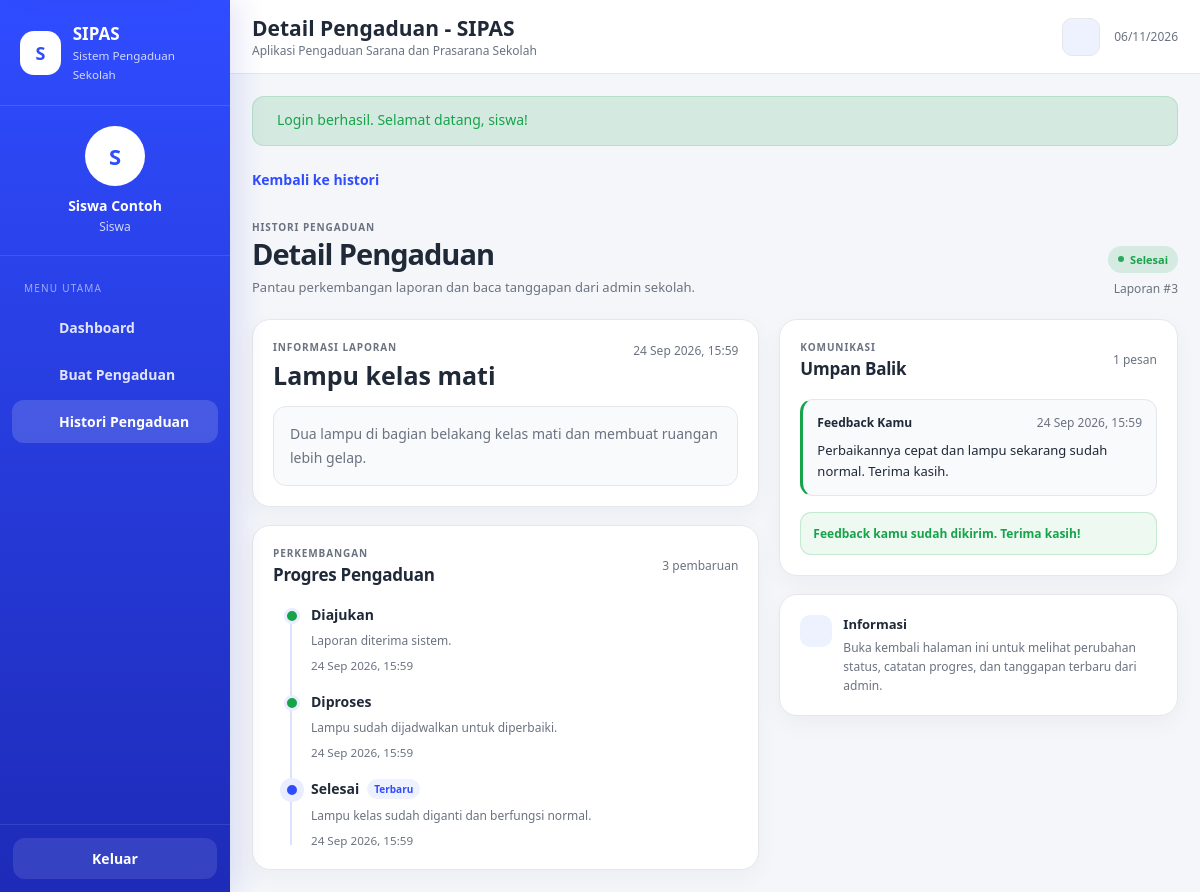
Screenshot of /index.php?page=siswa-detail&id=3 (signed in) with the database file from the repository.
### tables this page shows
CREATE TABLE `pengaduan` (
  `id_pengaduan` int(10) UNSIGNED NOT NULL,
  `id_siswa` int(10) UNSIGNED NOT NULL,
  `judul_pengaduan` varchar(150) NOT NULL,
  `isi_pengaduan` text NOT NULL,
  `tanggal_pengaduan` datetime NOT NULL DEFAULT current_timestamp(),
  `status` enum('Diajukan','Diproses','Selesai','Ditolak') NOT NULL DEFAULT 'Diajukan'
);

CREATE TABLE `progres_pengaduan` (
  `id_progres` int(10) UNSIGNED NOT NULL,
  `id_pengaduan` int(10) UNSIGNED NOT NULL,
  `status_progres` varchar(100) NOT NULL,
  `keterangan` text DEFAULT NULL,
  `tanggal_progres` datetime NOT NULL DEFAULT current_timestamp()
);

CREATE TABLE `umpan_balik` (
  `id_feedback` int(10) UNSIGNED NOT NULL,
  `id_pengaduan` int(10) UNSIGNED NOT NULL,
  `pemberi` enum('admin','siswa') NOT NULL DEFAULT 'siswa',
  `isi_feedback` text NOT NULL,
  `tanggal_feedback` datetime NOT NULL DEFAULT current_timestamp()
);

### controllers/PengaduanController.php (called while the page is built, shortened)
<?php
class PengaduanController
{
    private $pengaduan;
    private $progres;
    private $feedback;
    public function __construct($db)
    {
        $this->pengaduan = new PengaduanModel($db);
        $this->progres = new ProgresModel($db);
        $this->feedback = new FeedbackModel($db);
    }
    public function siswaDetail() {
        $id = (int) ((isset($_GET['id']) ? $_GET['id'] : 0));
        $data = $this->pengaduan->findById($id);
        view('siswa/detail', [
            'pengaduan' => $data,
            'progres' => $this->progres->findByPengaduan($id),
            'feedbacks' => $this->feedback->listByPengaduan($id)
        ]);
    }
}

### models/PengaduanModel.php (called while the page is built, shortened)
<?php
class PengaduanModel
{
    private $db;
    public function __construct($db)
    {
        $this->db = $db;
    }
    public function findById($id)
    {
        $stmt = $this->db->prepare('SELECT p.*, s.nis, s.nama_siswa, s.kelas FROM pengaduan p INNER JOIN siswa s ON s.id_siswa = p.id_siswa WHERE p.id_pengaduan = ? LIMIT 1');
        $stmt->execute([$id]);
        $row = $stmt->fetch();
        return $row ?: null;
    }
}

### models/ProgresModel.php (called while the page is built, shortened)
<?php
class ProgresModel
{
    private $db;
    public function __construct($db)
    {
        $this->db = $db;
    }
    public function findByPengaduan($idPengaduan) {
        $stmt = $this->db->prepare('SELECT * FROM progres_pengaduan WHERE id_pengaduan = ? ORDER BY tanggal_progres ASC, id_progres ASC');
        $stmt->execute([$idPengaduan]);
        return $stmt->fetchAll();
    }
}

### models/FeedbackModel.php (called while the page is built, shortened)
<?php
class FeedbackModel
{
    private $db;
    public function __construct($db)
    {
        $this->db = $db;
    }
    public function listByPengaduan($idPengaduan)
    {
        $stmt = $this->db->prepare('SELECT * FROM umpan_balik WHERE id_pengaduan = ? ORDER BY tanggal_feedback ASC, id_feedback ASC');
        $stmt->execute([$idPengaduan]);
        return $stmt->fetchAll();
    }
}

### views/siswa/detail.php (the view, shortened to what this page needs)
<?php
$progres = isset($progres) && is_array($progres) ? $progres : [];
$feedbacks = isset($feedbacks) && is_array($feedbacks) ? $feedbacks : [];
$lastProgressIndex = count($progres) - 1;
$isSelesai = isset($pengaduan['status']) && $pengaduan['status'] === 'Selesai';
$idPengaduan = (int) $pengaduan['id_pengaduan'];
$sudahFeedbackSiswa = false;
foreach ($feedbacks as $feedback) {
    if (isset($feedback['pemberi']) && $feedback['pemberi'] === 'siswa') {
        $sudahFeedbackSiswa = true;
        break;
    }
}
require __DIR__ . '/../layout/header.php';
?>
<div class="detail-page">
    <a class="link page-back" href="index.php?page=histori">
        <span>Kembali ke histori</span>
    </a>
    <div class="detail-page-heading">
        <div>
            <div class="detail-eyebrow">HISTORI PENGADUAN</div>
            <h1>Detail Pengaduan</h1>
            <p>Pantau perkembangan laporan dan baca tanggapan dari admin sekolah.</p>
        </div>
        <div class="detail-heading-status">
            <?= statusBadge($pengaduan['status']) ?>
            <span class="small muted">Laporan #<?= $idPengaduan ?></span>
        </div>
    </div>
    <div class="detail-grid detail-grid-siswa">
        <div class="detail-stack">
            <section class="card">
                <div class="card-body">
                    <div class="detail-panel-heading">
                        <div>
                            <span class="detail-eyebrow">INFORMASI LAPORAN</span>
                            <h2 class="detail-title"><?= e($pengaduan['judul_pengaduan']) ?></h2>
                        </div>
                        <span class="small muted detail-date"><?= e(formatTanggal($pengaduan['tanggal_pengaduan'])) ?></span>
                    </div>
                    <div class="detail-description detail-report-content"><?= e($pengaduan['isi_pengaduan']) ?></div>
                </div>
            </section>
            <section class="card">
                <div class="card-body">
                    <div class="section-title detail-section-heading">
                        <div>
                            <span class="detail-eyebrow">PERKEMBANGAN</span>
                            <h3>Progres Pengaduan</h3>
                        </div>
                        <span class="small muted"><?= count($progres) ?> pembaruan</span>
                    </div>
                    <?php if (empty($progres)): ?>
                        <div class="detail-empty-state">Belum ada progres untuk laporan ini.</div>
                    <?php else: ?>
                        <div class="timeline" aria-label="Riwayat progres pengaduan">
                            <?php foreach ($progres as $index => $item): ?>
                                <?php
                                $statusProgres = isset($item['status_progres']) ? $item['status_progres'] : '';
                                $isLast = $index === $lastProgressIndex;
                                ?>
                                <article class="timeline-item <?= $isLast ? 'is-current' : 'is-complete' ?> <?= $statusProgres === 'Ditolak' ? 'is-rejected' : '' ?>">
                                    <span class="timeline-dot" aria-hidden="true"></span>
                                    <div class="timeline-content">
                                        <div class="timeline-heading-row">
                                            <h4><?= e($statusProgres) ?></h4>
                                            <?php if ($isLast): ?><span class="timeline-current-label">Terbaru</span><?php endif; ?>
                                        </div>
                                        <?php if (!empty($item['keterangan'])): ?>
                                            <p class="small muted timeline-note"><?= e($item['keterangan']) ?></p>
                                        <?php endif; ?>
                                        <small><?= e(formatTanggal($item['tanggal_progres'])) ?></small>
                                    </div>
                                </article>
                            <?php endforeach; ?>
                        </div>
                    <?php endif; ?>
                </div>
            </section>
        </div>
        <div class="detail-stack">
            <section class="card">
                <div class="card-body">
                    <div class="section-title detail-section-heading">
                        <div>
                            <span class="detail-eyebrow">KOMUNIKASI</span>
                            <h3>Umpan Balik</h3>
                        </div>
                        <span class="small muted"><?= count($feedbacks) ?> pesan</span>
                    </div>
                    <?php if (empty($feedbacks)): ?>
                        <div class="detail-empty-state detail-feedback-empty">Belum ada umpan balik. Tanggapan dari admin akan ditampilkan di sini.</div>
                    <?php else: ?>
                        <div class="detail-feedback-list">
                            <?php foreach ($feedbacks as $fb): ?>
                                <?php
                                $pemberi = isset($fb['pemberi']) ? $fb['pemberi'] : '';
                                $isAdminFeedback = $pemberi === 'admin';
                                $feedbackLabel = $isAdminFeedback ? 'Tanggapan Admin' : ($pemberi === 'siswa' ? 'Feedback Kamu' : 'Umpan Balik');
                                ?>
                                <article class="feedback-box <?= $isAdminFeedback ? 'feedback-admin' : 'feedback-siswa' ?>">
                                    <div class="feedback-card-heading">
                                        <strong><?= e($feedbackLabel) ?></strong>
                                        <span class="small muted"><?= e(formatTanggal($fb['tanggal_feedback'])) ?></span>
                                    </div>
                                    <div class="feedback-message"><?= nl2br(e($fb['isi_feedback'])) ?></div>
                                </article>
                            <?php endforeach; ?>
                        </div>
                    <?php endif; ?>
                    <?php if ($isSelesai && !$sudahFeedbackSiswa): ?>
                        <div class="detail-feedback-prompt">
                            <strong>Bagaimana hasil penanganannya?</strong>
                            <p>Pengaduan sudah selesai. Kamu dapat mengirim satu feedback untuk memberikan penilaian atau tanggapan kepada sekolah.</p>
                        </div>
                        <form class="detail-form" method="post" action="index.php?page=simpan-feedback" data-loading>
                            <?= csrfField() ?>
                            <input type="hidden" name="id_pengaduan" value="<?= $idPengaduan ?>">
                            <div class="form-group">
                                <label class="label required" for="isi_feedback">Feedback Kamu</label>
                                <textarea class="textarea detail-textarea" id="isi_feedback" name="isi_feedback" maxlength="2000" placeholder="Tulis tanggapan tentang hasil penanganan pengaduan..." required></textarea>
                                <span class="helper">Maksimal 2.000 karakter.</span>
                            </div>
                            <button class="btn btn-success full-width detail-submit" type="submit" data-loading-label="Mengirim...">
                                <?= uiIcon('send') ?>
                                <span>Kirim Feedback</span>
                            </button>
                        </form>
                    <?php elseif ($sudahFeedbackSiswa): ?>
                        <div class="detail-feedback-sent">
                            <span>Feedback kamu sudah dikirim. Terima kasih!</span>
                        </div>
                    <?php endif; ?>
                </div>
            </section>
            <section class="card detail-tip-card">
                <div class="card-body">
                    <div class="detail-tip-icon" aria-hidden="true"><?= uiIcon('info') ?></div>
                    <div>
                        <strong>Informasi</strong>
                        <p>Buka kembali halaman ini untuk melihat perubahan status, catatan progres, dan tanggapan terbaru dari admin.</p>
                    </div>
                </div>
            </section>
        </div>
    </div>
</div>
<?php require __DIR__ . '/../layout/footer.php'; ?>

### helpers.php (shortened to what this page needs)
<?php
function e($value) {
    return htmlspecialchars((string) $value, ENT_QUOTES | ENT_SUBSTITUTE, 'UTF-8');
}
function formatTanggal($tanggal) {
    $ts = strtotime($tanggal);
    $bulan = [1=>'Jan','Feb','Mar','Apr','Mei','Jun','Jul','Agu','Sep','Okt','Nov','Des'];
    return date('d', $ts) . ' ' . $bulan[(int) date('n', $ts)] . ' ' . date('Y, H:i', $ts);
}
function statusBadge($status) {
    $map = [
        'Diajukan' => 'badge-info',
        'Diproses' => 'badge-warning',
        'Selesai' => 'badge-success',
        'Ditolak' => 'badge-danger',
    ];
    $class = isset($map[$status]) ? $map[$status] : 'badge-muted';
    return '<span class="badge ' . e($class) . '" role="status"><span class="badge-dot" aria-hidden="true"></span>' . e($status) . '</span>';
}
function view($file, $data = []) {
    extract($data);
    require __DIR__ . '/views/' . $file . '.php';
}

### rows the page displays
pengaduan: status "Selesai", id_pengaduan "3", judul_pengaduan "Lampu kelas mati", tanggal_pengaduan "24 Sep 2026, 15:59", isi_pengaduan "Dua lampu di bagian belakang kelas mati dan membuat ruangan lebih gelap."
progres_pengaduan: status_progres "Diajukan", keterangan "Laporan diterima sistem.", tanggal_progres "24 Sep 2026, 15:59"
progres_pengaduan: status_progres "Diproses", keterangan "Lampu sudah dijadwalkan untuk diperbaiki.", tanggal_progres "24 Sep 2026, 15:59"
progres_pengaduan: status_progres "Selesai", shows "Terbaru", keterangan "Lampu kelas sudah diganti dan berfungsi normal.", tanggal_progres "24 Sep 2026, 15:59"
umpan_balik: pemberi "Feedback Kamu", tanggal_feedback "24 Sep 2026, 15:59", isi_feedback "Perbaikannya cepat dan lampu sekarang sudah normal. Terima kasih."

### other values shown
substr($name, 0, 1) "S"
$name "Siswa Contoh"
$title "Detail Pengaduan - SIPAS"
$flash['message'] "Login berhasil. Selamat datang, siswa!"
count($progres) "3"
count($feedbacks) "1"
